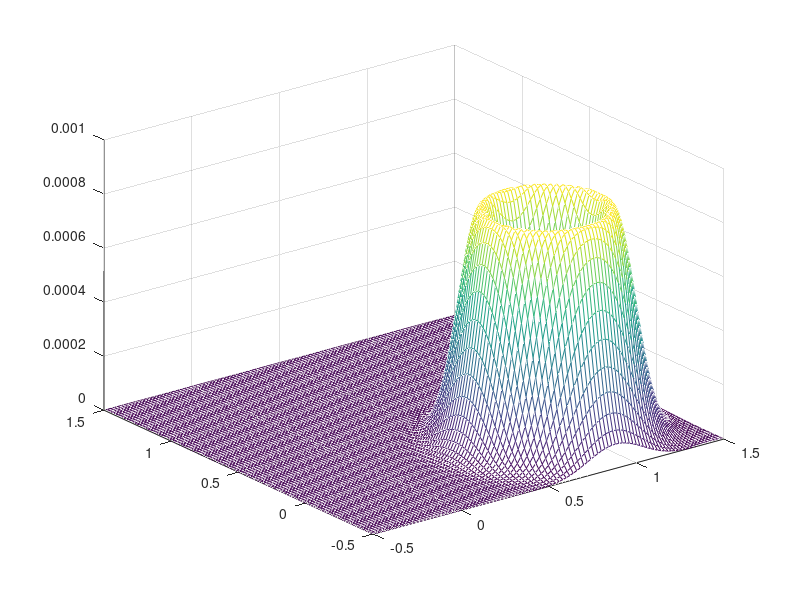

MATLAB code for this plot:
%%%%%%%%%%%%%%%%%%%%%%%%%%%%%%%%%%%%%%%%%%
% Example 2.1: Compute pairwise potential
%%%%%%%%%%%%%%%%%%%%%%%%%%%%%%%%%%%%%%%%%%
clear
sigma=0.1; % standard deviation of the measured distance
xa=rand(1,1)+j*rand(1,1); % 2D position of the anchor
dist=0.3; % distance between anchor and unknown node
epsilon=1e-6; % some very small number
[X Y]=meshgrid(-0.5:0.02:1.5,-0.5:0.02:1.5); % example of 2D grid
pos=X+j*Y; % possible positions of unknown node (on grid)

logy=0.5*(abs(pos-xa)-dist).^2/sigma^2; % log of the potential
min_logy=min(min(logy)); % compute minimum (2 times for 2D grid)
y=exp(-(logy-min_logy)); % compute pairwise potential
% y=y.*exp(-min_logy) is not necessary (just a constant)
y=y+epsilon; % avoid zero
y=y/sum(sum(y)); % normalize
% 3D plot (pdf of unknown node, given anchor node):
mesh(X,Y,y);

